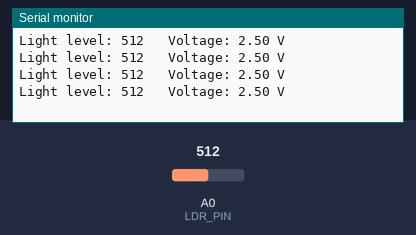
The sketch below on a simulated Arduino Uno, built with avr-gcc and run on an emulated ATmega328P. On the bench: the last lines printed to the serial monitor. The inputs (shaded band) are chosen by the test bench; at power-on: A0 (LDR_PIN) = 512.

Above: at 1.2 s.
1.3 s: A0 (LDR_PIN) set to 716
At 1.71 s:
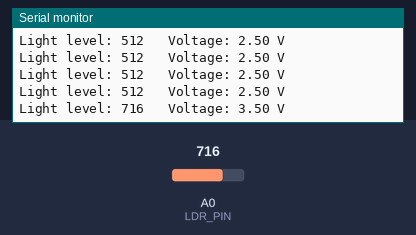
2.8 s: A0 (LDR_PIN) set to 900
At 2.91 s:
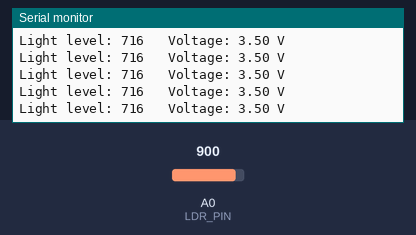
Timing chart, 0 to 5.8 s (numbered marks = the images above; inputs shaded):
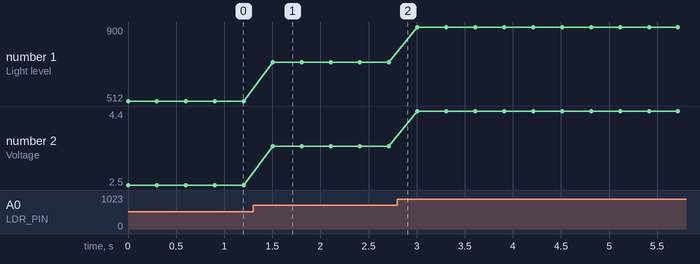

Measured:
- after the input at 1.3 s, the serial monitor: prints a new line after 0.20 s (image 1)
- plotted number 1: 512 → 716 after the input at 1.3 s, 716 → 900 after the input at 2.8 s
- plotted number 2: 2.5 → 3.5 after the input at 1.3 s, 3.5 → 4.4 after the input at 2.8 s

The sketch:

01_read_light.ino
```cpp
/*
  01 - Read Light
  Reads a photoresistor (LDR) and prints the light level to the
  Serial Monitor. Run this first to find out what numbers YOUR room gives.

  Wiring (see schematic_1_ldr_divider.png in this folder):
    5V -> photoresistor -> pin A0
    Pin A0 -> 10k ohm resistor -> GND

  How it works:
    The photoresistor changes its resistance with light.
      Bright light = low resistance  = higher voltage at A0
      Darkness     = high resistance = lower voltage at A0
    analogRead() turns that voltage into a number from 0 to 1023:
      0 = 0 volts, 1023 = 5 volts.

  To see the numbers:
    - Arduino IDE: Tools > Serial Monitor (9600 baud)
    - Tinkercad: click "Serial Monitor", then click the photoresistor
      in the simulator and drag the light slider.
*/

const int LDR_PIN = A0;

void setup() {
  Serial.begin(9600);
}

void loop() {
  int light = analogRead(LDR_PIN);               // 0 to 1023
  float volts = light * (5.0 / 1023.0);          // convert to volts

  Serial.print("Light level: ");
  Serial.print(light);
  Serial.print("   Voltage: ");
  Serial.print(volts);
  Serial.println(" V");

  delay(300);   // slow down so the numbers are readable
}
```
